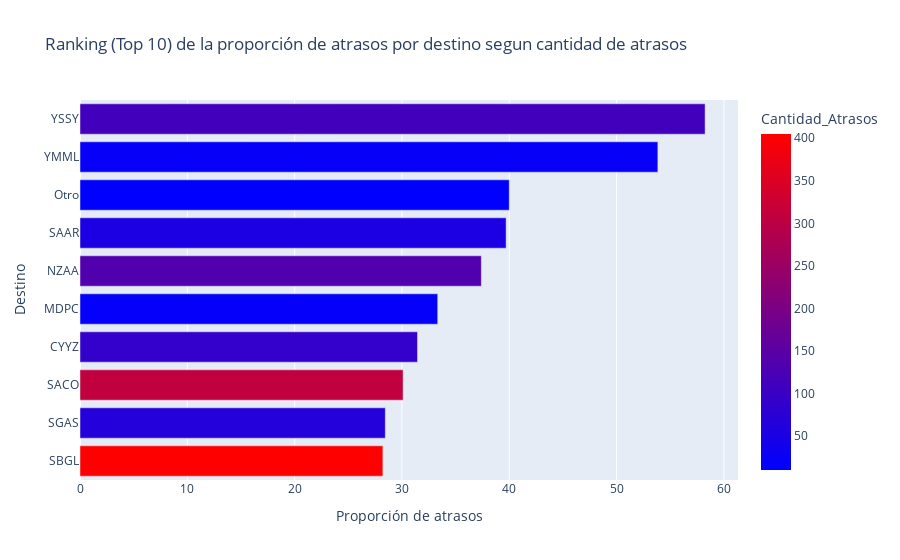

Here is the notebook cell this chart was saved with:
### Markdown cell above
### grafíco de la proporcion de atrasos por Destino

### Code cell
fig = px.bar(Destino_mayores.head(10).sort_values('Proporción de atrasos',ascending=True)
             , y ='Destino'
             , x ='Proporción de atrasos'
             , color_continuous_scale= 'Bluered'
             , color='Cantidad_Atrasos'
             , orientation= 'h'
             , title = 'Ranking (Top 10) de la proporción de atrasos por destino segun cantidad de atrasos'
             )
fig.show()

### Figure 1 — Plotly figure (JSON) as saved in the notebook; plotly's stock layout.template omitted (floating-point values rounded to 4 significant figures)
{"data": [{"alignmentgroup": "True", "hovertemplate": "Proporción de atrasos=%{x}<br>Destino=%{y}<br>Cantidad_Atrasos=%{marker.color}<extra></extra>", "legendgroup": "", "marker": {"color": [405, 66, 308, 89, 18, 135, 54, 10, 21, 113], "coloraxis": "coloraxis", "pattern": {"shape": ""}}, "name": "", "offsetgroup": "", "orientation": "h", "showlegend": false, "textposition": "auto", "type": "bar", "x": [28.22, 28.45, 30.11, 31.45, 33.33, 37.4, 39.71, 40, 53.85, 58.25], "xaxis": "x", "y": ["SBGL", "SGAS", "SACO", "CYYZ", "MDPC", "NZAA", "SAAR", "Otro", "YMML", "YSSY"], "yaxis": "y"}], "layout": {"barmode": "relative", "coloraxis": {"colorbar": {"title": {"text": "Cantidad_Atrasos"}}, "colorscale": [[0, "rgb(0,0,255)"], [1, "rgb(255,0,0)"]]}, "legend": {"tracegroupgap": 0}, "title": {"text": "Ranking (Top 10) de la proporción de atrasos por destino segun cantidad de atrasos"}, "xaxis": {"anchor": "y", "domain": [0, 1], "title": {"text": "Proporción de atrasos"}}, "yaxis": {"anchor": "x", "domain": [0, 1], "title": {"text": "Destino"}}}}
